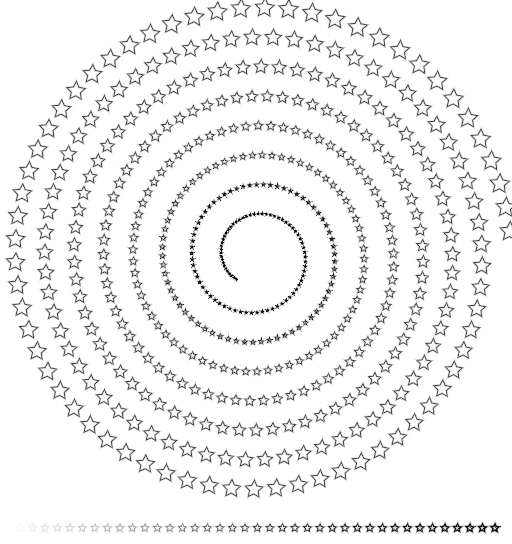

Recreate this plot in Python.
#!/usr/bin/env python
# -*- coding: utf-8 -*-
# -----------------------------------------------------------------------------
# Copyright (C) 2013 Nicolas P. Rougier. All rights reserved.
# 
# Redistribution and use in source and binary forms, with or without
# modification, are permitted provided that the following conditions are met:
# 
# 1. Redistributions of source code must retain the above copyright notice,
#    this list of conditions and the following disclaimer.
# 
# 2. Redistributions in binary form must reproduce the above copyright
#    notice, this list of conditions and the following disclaimer in the
#    documentation and/or other materials provided with the distribution.
# 
# THIS SOFTWARE IS PROVIDED BY NICOLAS P. ROUGIER ''AS IS'' AND ANY EXPRESS OR
# IMPLIED WARRANTIES, INCLUDING, BUT NOT LIMITED TO, THE IMPLIED WARRANTIES OF
# MERCHANTABILITY AND FITNESS FOR A PARTICULAR PURPOSE ARE DISCLAIMED. IN NO
# EVENT SHALL NICOLAS P. ROUGIER OR CONTRIBUTORS BE LIABLE FOR ANY DIRECT,
# INDIRECT, INCIDENTAL, SPECIAL, EXEMPLARY, OR CONSEQUENTIAL DAMAGES
# (INCLUDING, BUT NOT LIMITED TO, PROCUREMENT OF SUBSTITUTE GOODS OR SERVICES;
# LOSS OF USE, DATA, OR PROFITS; OR BUSINESS INTERRUPTION) HOWEVER CAUSED AND
# ON ANY THEORY OF LIABILITY, WHETHER IN CONTRACT, STRICT LIABILITY, OR TORT
# (INCLUDING NEGLIGENCE OR OTHERWISE) ARISING IN ANY WAY OUT OF THE USE OF
# THIS SOFTWARE, EVEN IF ADVISED OF THE POSSIBILITY OF SUCH DAMAGE.
# 
# The views and conclusions contained in the software and documentation are
# those of the authors and should not be interpreted as representing official
# policies, either expressed or implied, of Nicolas P. Rougier.
# -----------------------------------------------------------------------------
import sys
import fbo
import numpy as np
import OpenGL.GL as gl
import OpenGL.GLUT as glut

# -------------------------------------
def on_display():
    gl.glClearColor(1,1,1,1);
    gl.glClear(gl.GL_COLOR_BUFFER_BIT | gl.GL_DEPTH_BUFFER_BIT)
    collection.draw()
    glut.glutSwapBuffers()
    
# -------------------------------------
def on_reshape(width, height):
    gl.glViewport(0, 0, width, height)


# -------------------------------------
def on_keyboard(key, x, y):
    if key == '\033': sys.exit()
    if key == ' ': fbo.save( on_display, "gl-stars.png")

# -------------------------------------
def star( r1=0.5, r2=1.0, n=5):
    points = []
    n *= 2
    for i in np.arange(n):
        if i%2: r = r1
        else:   r = r2
        theta = np.pi/12 + 2*np.pi * i/float(n)
        x = r*np.cos(theta)
        y = r*np.sin(theta)
        points.append( [x,y])
    return np.array(points).reshape(n,2)


# -----------------------------------------------------------------------------
if __name__ == '__main__':
    from glagg import PathCollection

    glut.glutInit(sys.argv)
    glut.glutInitDisplayMode(glut.GLUT_DOUBLE | glut.GLUT_RGB)
    glut.glutCreateWindow("OpenGL antialiased stars")
    glut.glutReshapeWindow(512, 512+32)
    glut.glutDisplayFunc(on_display)
    glut.glutReshapeFunc(on_reshape)
    glut.glutKeyboardFunc(on_keyboard)

    collection = PathCollection()
    s = star()
    radius = 255.0
    theta, dtheta = 0, 5.5/180.0*np.pi
    for i in range(500):
        theta += dtheta
        x = 256+radius*np.cos(theta)
        y = 256+32+radius*np.sin(theta)
        r = 10.1-i*0.02
        radius -= 0.45
        collection.append( s*r + (x,y), closed=True, linejoin='miter')

    for i in range(0,39):
        linewidth = (i+1)/20.0
        x = 20+i*12.5 - r
        y = 16
        collection.append( s*4 + (x,y), closed=True,
                           linewidth=linewidth, linejoin='miter')

    glut.glutMainLoop()
